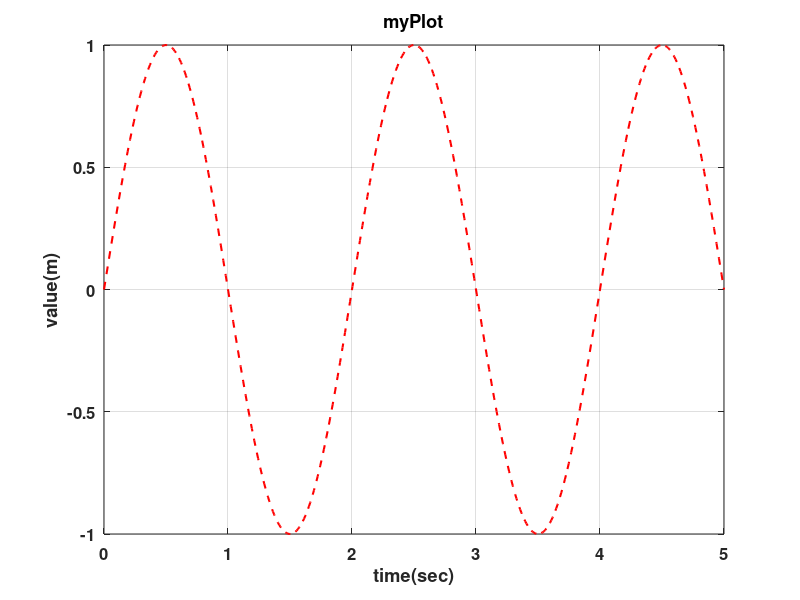

This figure's MATLAB source:
clc, clear, close all;

%helping variables
T = 2;
t = linspace(0, 5, 500);
x = sin(2 * pi * t / T);

%we can create the figure that will hod our plot by calling the figure
%method that will receive as parameters first the position in wich the size
%must be specified as the second parameter that is an array [left_corner, right_corner, length, height]
figure('position', [100,100,800,400]);

%call the plot function
%we can modify the thickness of the line, the color the symbol and so on
plot(t,x, "r--", "LineWidth",1.5);


%we can also add labels to our axis
xlabel("time(sec)");
ylabel("value(m)");

%we can also add a title
title("myPlot");

%we can also show a grid
grid on;

%we can also add a decorator that is a GCA
set(gca, "fontsize", 12);
set(gca, "fontweight", "bold");

%if we want to save our fig trough code we can write
savefig("plot_01.fig");